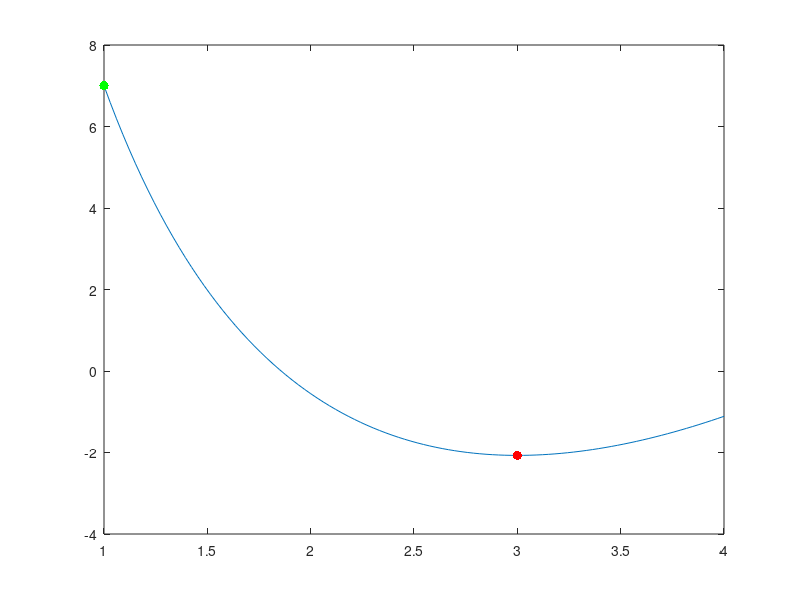

MATLAB code to generate this figure:
% Optimize 7x -21 ln(x) on [1, 4]
close all;
f = @(x) 7*x - 21 * log(x);
x = linspace(1, 4);
plot(x, f(x));
hold on;

% Basic minimum search
xmin = fminbnd(f, 1, 4);
plot(xmin, f(xmin), '.r', 'markersize', 20);
disp('Global min (x, y) ');
disp([xmin, f(xmin)])

% Max search: look for mins of -f(x)
fn = @(x) -1*f(x);
xmax = fminbnd(fn, 1, 4);
plot(xmax, f(xmax), '.g', 'markersize', 20);
disp('Global max (x, y) ');
disp([xmax, f(xmax)])
